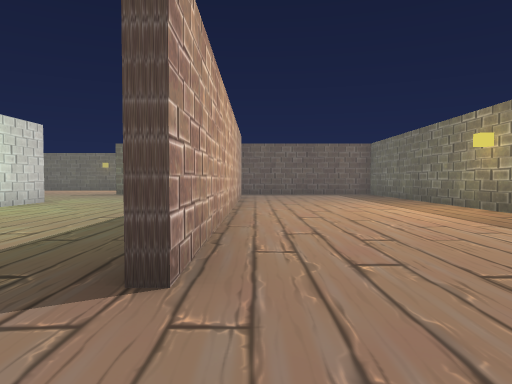
[1] (above)

24 first-person views from a walk through a scene from a Unity 3-D project. The camera is 1.2 m above the floor, tilts 2° down and sees 70° across. The floor is counted in squares, 2 m on a side. Each view is taken from the middle of a square. On the plan, view 1 faces up. The plan holds only what a view shows up to about 10 squares ahead; the rest is blank. The player is left out.

[2]
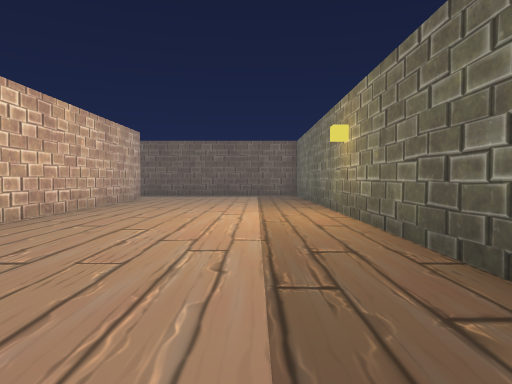

[3]
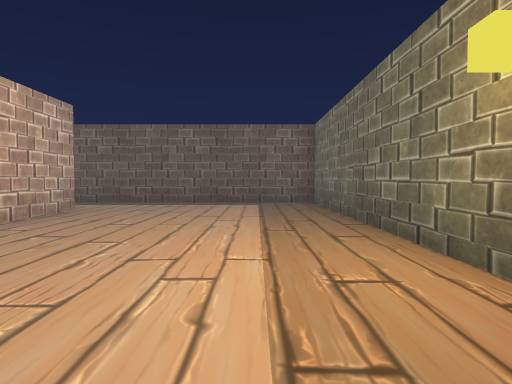

[4]
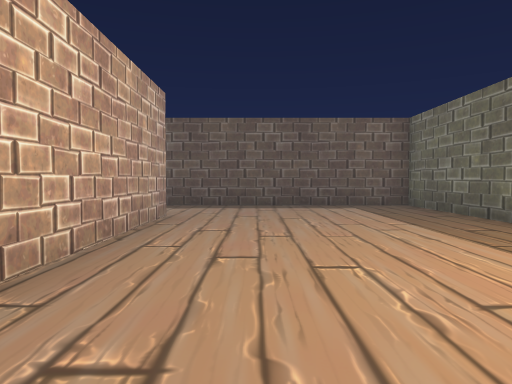

[5]
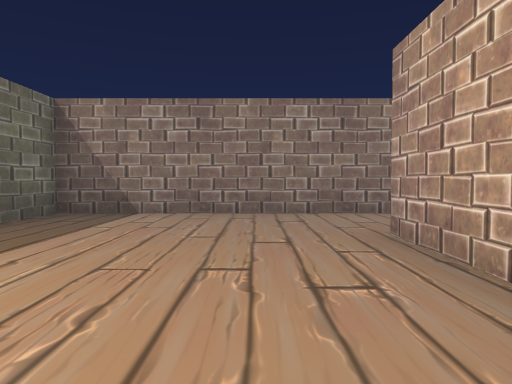

[6]
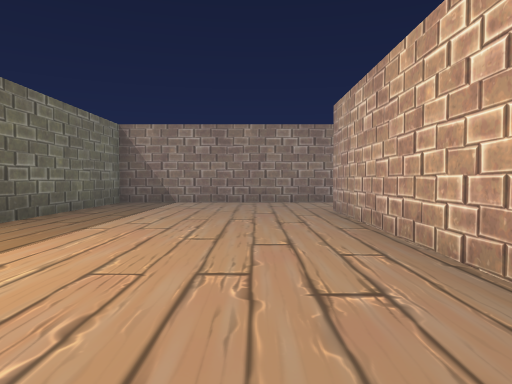

[7]
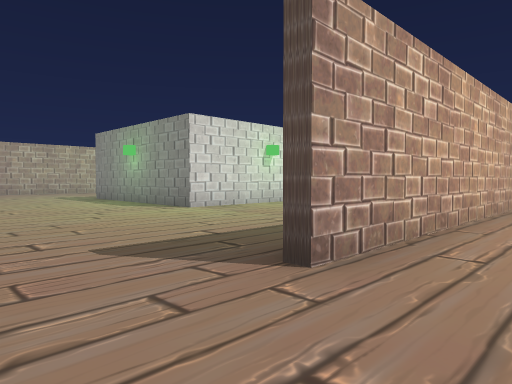

[8]
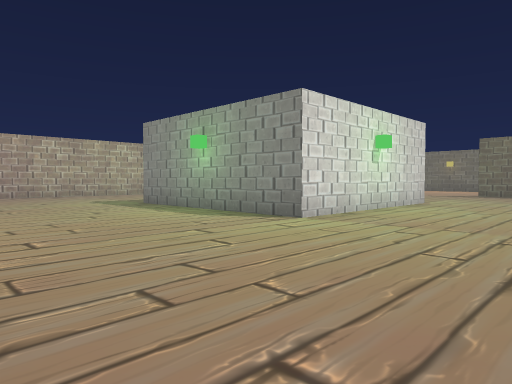

[9]
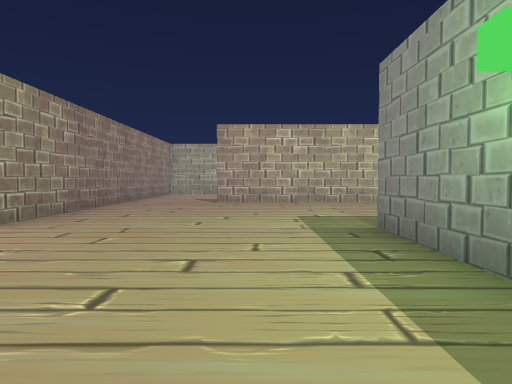

[10]
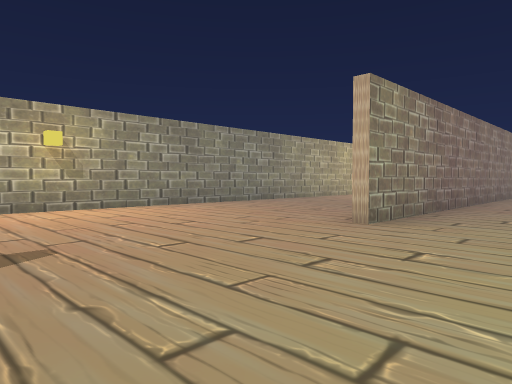

[11]
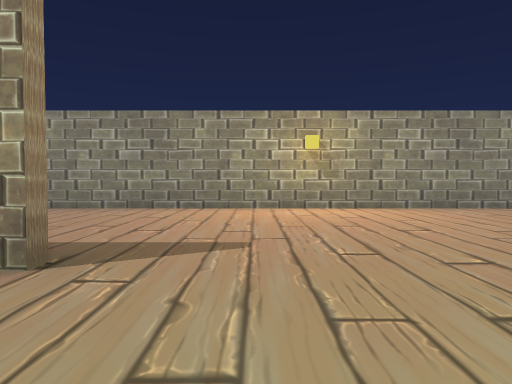

[12]
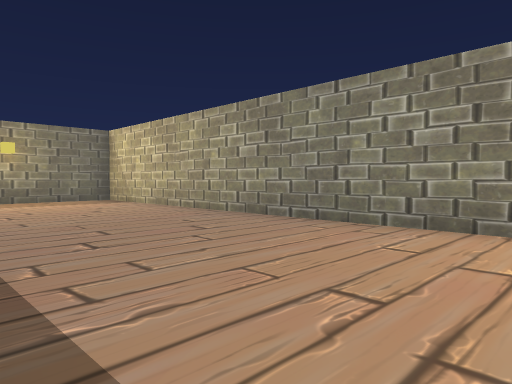

[13]
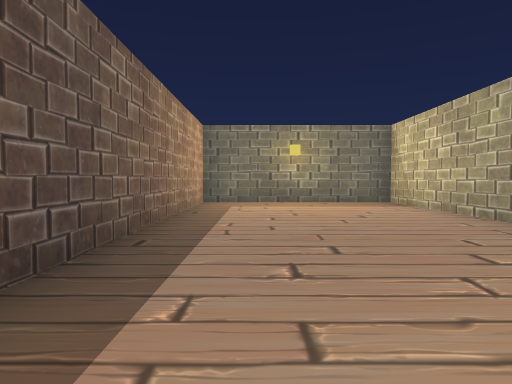

[14]
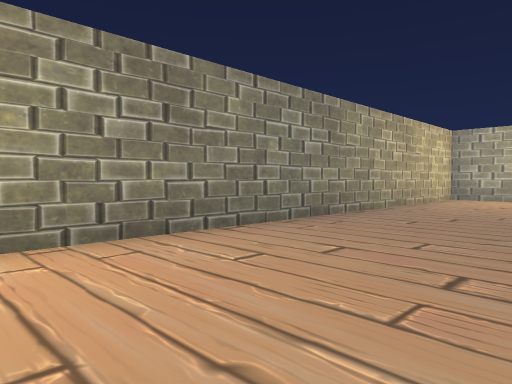

[15]
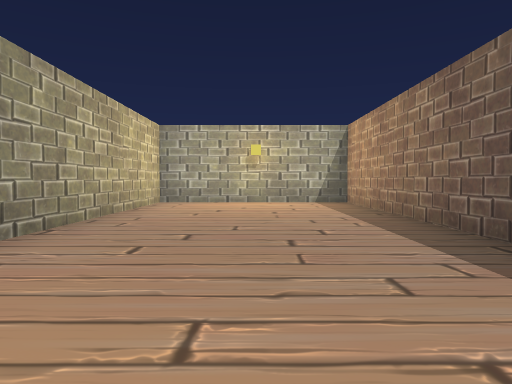

[16]
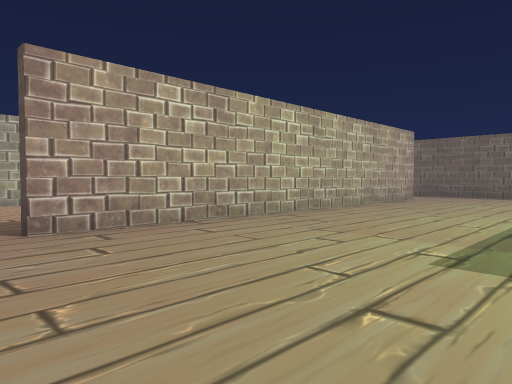

[17]
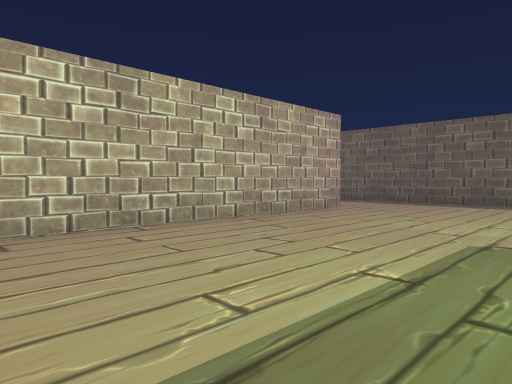

[18]
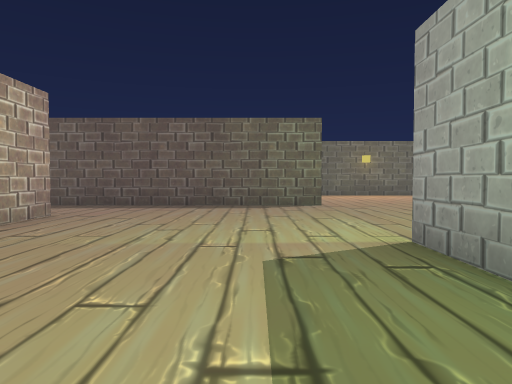

[19]
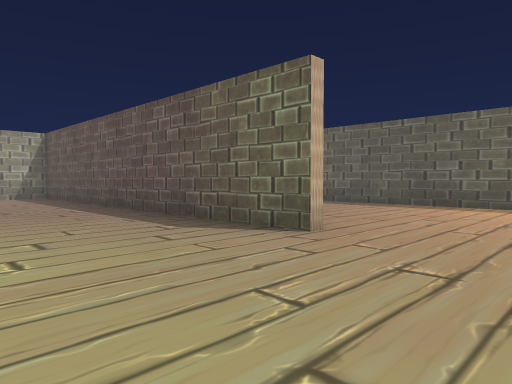

[20]
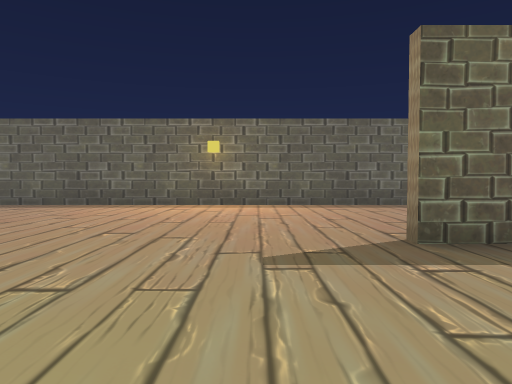

[21]
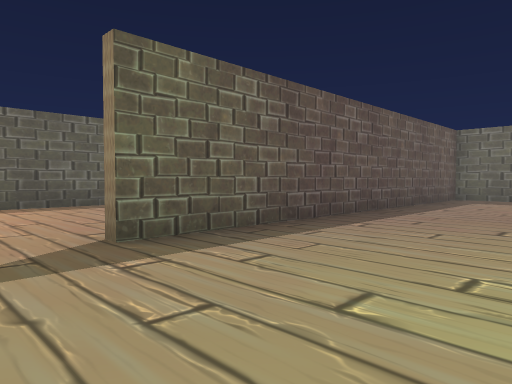

[22]
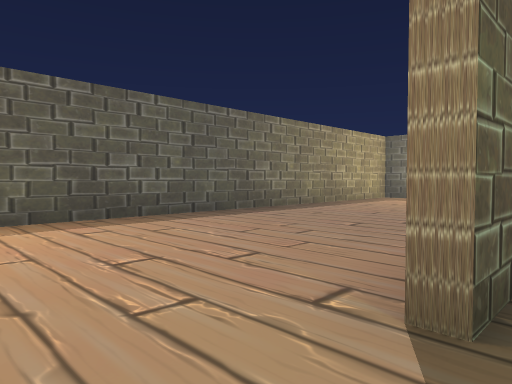

[23]
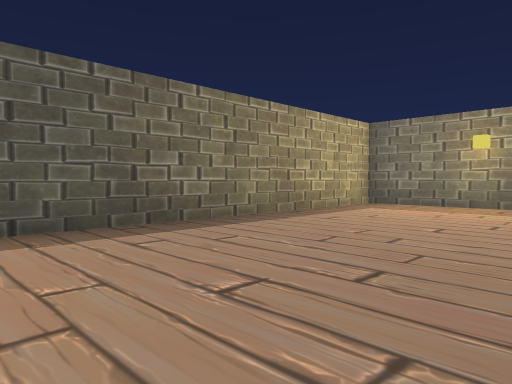

[24]
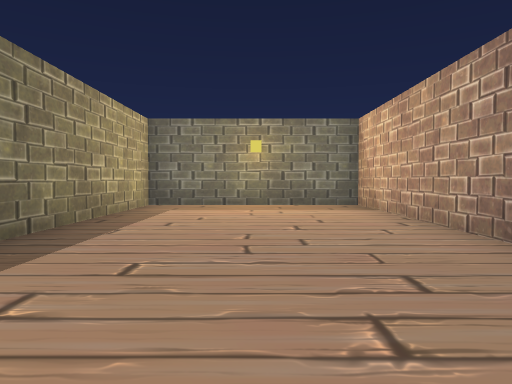

### Floor plan
Points are (right, up) in squares from view 1. A wall is a line through its corners. A room is listed if a view was taken in it or the views show most of it. See-through windows are left out.
Room 1 (views 1, 2, 3, 4, 5, 6, 7)
walls: (-0.5, 12) (-0.5, 2); (-0.4, -0.4) (4.5, -0.4) (4.5, 14.4) (-0.5, 14.4)
ways out: opening at (-1, 0.5) to room 2; opening at (-1, 12.5) to room 2
Room 2 (views 8, 9, 10, 11, 12, 13, 14, 15, 16, 17, 18, 19, 20, 21, 22, 23, 24)
walls: (-5.5, 9.5) (-5.5, 4.5) (-10.5, 4.5); (-10.5, 8.1) (-10.5, 9.5); (-10.4, 14.4) (-15.6, 14.4); (-15.4, 12) (-15.4, 2); (-0.5, 14.4) (-5.5, 14.4); (-0.6, 14.6) (4.5, 14.6) (4.5, 19.5) (-13.8, 19.5); (-1.4, -0.4) (-0.4, -0.4); (-14.4, -0.6) (-20.5, -0.6) (-20.5, -5.5) (4.5, -5.5) (4.5, -0.6) (-3.1, -0.6); (-15.4, -0.4) (-10.5, -0.4)
ways out: opening at (-1, 0.5) to room 1; opening at (-1, 12.5) to room 1; opening at (-16, 0.5); opening at (-16, 13)

Where each view was taken, in squares from view 1:
view 1: 0 up, 0 right, facing up
view 2: 1 up, 3 right, facing up
view 3: 5 up, 3 right, facing up
view 4: 6 up, 1 right, facing up
view 5: 6 up, 1 right, facing down
view 6: 9 up, 1 right, facing down
view 7: 0 up, 1 right, facing up-left
view 8: 0 up, 2 left, facing up-left
view 9: 3 up, 6 left, facing left
view 10: 2 up, 6 left, facing down-left
view 11: 2 up, 7 left, facing down
view 12: 1 down, 6 left, facing down-right
view 13: 2 down, 5 left, facing right
view 14: 2 down, 9 left, facing down-left
view 15: 3 down, 11 left, facing left
view 16: 1 up, 11 left, facing up-left
view 17: 5 up, 11 left, facing up-left
view 18: 6 up, 12 left, facing up
view 19: 11 up, 8 left, facing up-left
view 20: 11 up, 7 left, facing up
view 21: 11 up, 7 left, facing up-right
view 22: 14 up, 7 left, facing up-right
view 23: 15 up, 4 left, facing up-right
view 24: 17 up, 4 left, facing right
